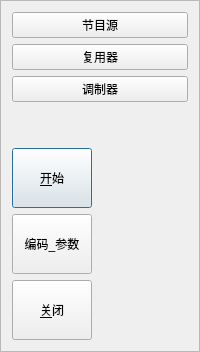
     <widget class="QFrame" name="frame">
      <property name="frameShape">
       <enum>QFrame::StyledPanel</enum>
      </property>
      <property name="frameShadow">
       <enum>QFrame::Raised</enum>
      </property>
      <layout class="QVBoxLayout" name="verticalLayout_5">
       <item>
        <widget class="QPushButton" name="pushButton_source">
         <property name="text">
          <string>节目源</string>
         </property>
        </widget>
       </item>
       <item>
        <widget class="QPushButton" name="pushButton_reuse">
         <property name="text">
          <string>复用器</string>
         </property>
        </widget>
       </item>
       <item>
        <widget class="QPushButton" name="pushButton_modulation">
         <property name="text">
          <string>调制器</string>
         </property>
        </widget>
       </item>
       <item>
        <layout class="QVBoxLayout" name="verticalLayout_10">
         <item>
          <spacer name="verticalSpacer_2">
           <property name="orientation">
            <enum>Qt::Vertical</enum>
           </property>
           <property name="sizeHint" stdset="0">
            <size>
             <width>20</width>
             <height>40</height>
            </size>
           </property>
          </spacer>
         </item>
         <item>
          <widget class="QPushButton" name="ButtonStartStop">
           <property name="minimumSize">
            <size>
             <width>80</width>
             <height>60</height>
            </size>
           </property>
           <property name="maximumSize">
            <size>
             <width>80</width>
             <height>60</height>
            </size>
           </property>
           <property name="text">
            <string>&amp;开始</string>
           </property>
           <property name="autoDefault">
            <bool>true</bool>
           </property>
           <property name="default">
            <bool>true</bool>
           </property>
          </widget>
         </item>
         <item>
          <widget class="QPushButton" name="ButtonCodec">
           <property name="minimumSize">
            <size>
             <width>80</width>
             <height>60</height>
            </size>
           </property>
           <property name="maximumSize">
            <size>
             <width>80</width>
             <height>60</height>
            </size>
           </property>
           <property name="text">
            <string>编码_参数</string>
           </property>
          </widget>
         </item>
         <item>
          <widget class="QPushButton" name="ButtonClose">
           <property name="minimumSize">
            <size>
             <width>80</width>
             <height>60</height>
            </size>
           </property>
           <property name="maximumSize">
            <size>
             <width>80</width>
             <height>60</height>
            </size>
           </property>
           <property name="text">
            <string>&amp;关闭</string>
           </property>
           <property name="autoDefault">
            <bool>true</bool>
           </property>
           <property name="default">
            <bool>false</bool>
           </property>
          </widget>
         </item>
        </layout>
       </item>
      </layout>
     </widget>
